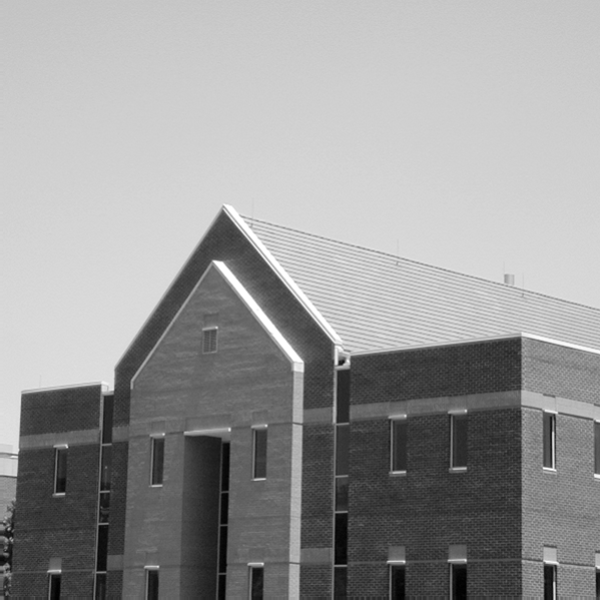
#> input picture machine vision/data/fig_house.png, 600 x 600 px, found by its file name
$ jupyter execute '边缘检测.ipynb'   (older library calls are emulated)
#> lines starting #> are read from the running program, lines starting #| are printed output that depends on the picture; after the words box and inside, x2 and y2 are one past the last pixel; in counts of white or black regions, pixels touching at a corner belong together
1. 边缘检测模板设计
* 读取图像
* 设计合理的卷积核，分别提取水平边缘和垂直边缘，并可视化出来
* 合并水平边缘和垂直边缘，并可视化出来

[cell 1]
# 代码写在这里
import cv2
import numpy as np
import matplotlib.pyplot as plt

# 读取图像
image = cv2.imread('F://My-study//machine vision//data//fig_house.png', cv2.IMREAD_GRAYSCALE)
#> image is the input picture: shape (600, 600); min 0, max 255, mean 152.8

# 设计卷积核
kernel_horizontal = np.array([[-1, -1, -1],
                             [ 0,  0,  0],
                             [ 1,  1,  1]])

kernel_vertical = np.array([[-1, 0, 1],
                           [-1, 0, 1],
                           [-1, 0, 1]])

# 提取水平边缘
horizontal_edges = cv2.filter2D(image, -1, kernel_horizontal)
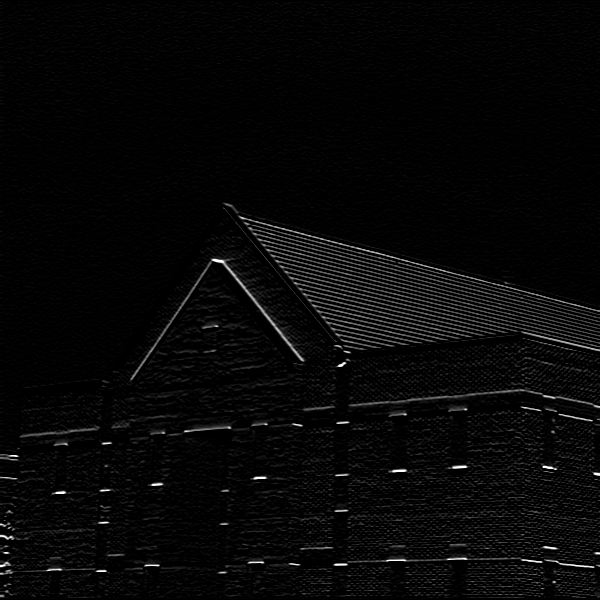
#> horizontal_edges: shape (600, 600); min 0, max 255, mean 7.3

# 提取垂直边缘
vertical_edges = cv2.filter2D(image, -1, kernel_vertical)

# 合并边缘
combined_edges = np.sqrt(horizontal_edges**2 + vertical_edges**2)
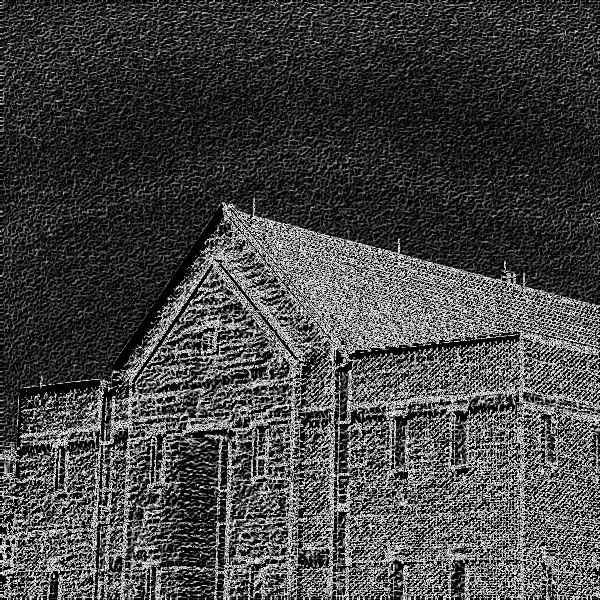
#> combined_edges: shape (600, 600) float16; min 0, max 15.91, mean 4.28; drawn with min black and max white
combined_edges = np.uint8(combined_edges)

# 可视化
plt.figure(figsize=(12, 8))

plt.subplot(2, 2, 1)
plt.imshow(image, cmap='gray')
plt.title('Original Image')

plt.subplot(2, 2, 2)
plt.imshow(horizontal_edges, cmap='gray')
plt.title('Horizontal Edges')

plt.subplot(2, 2, 3)
plt.imshow(vertical_edges, cmap='gray')
plt.title('Vertical Edges')

plt.subplot(2, 2, 4)
plt.imshow(combined_edges, cmap='gray')
plt.title('Combined Edges')

plt.tight_layout()
plt.show()
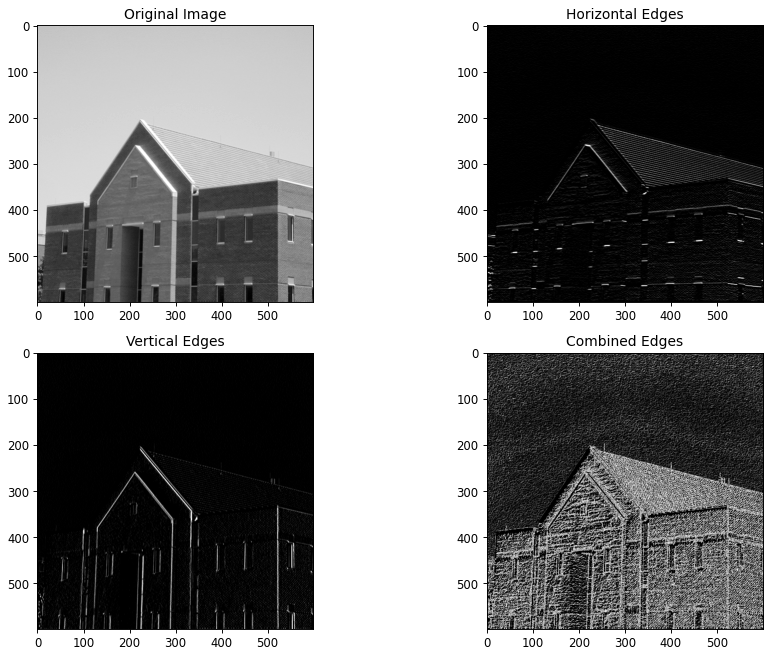
#> figure drawn by matplotlib, 4 panels

2. Canny边缘检测算法设计
* 读取图像
* 对图像平滑去噪处理
* Sobel边缘提取
* 非极大值抑制
* 双阈值处理
* 滞后边界跟踪
* 以上各步均要可视化结果

[cell 2]
# 代码写在这里
import cv2
import numpy as np
import matplotlib.pyplot as plt

# 读取图像
image = cv2.imread('F:/My-study/machine vision/data/fig_house.png', cv2.IMREAD_GRAYSCALE)

# 1. 图像平滑去噪
blurred = cv2.GaussianBlur(image, (5, 5), 1.4)

# 2. Sobel边缘提取
sobel_x = cv2.Sobel(blurred, cv2.CV_64F, 1, 0, ksize=3)
sobel_y = cv2.Sobel(blurred, cv2.CV_64F, 0, 1, ksize=3)
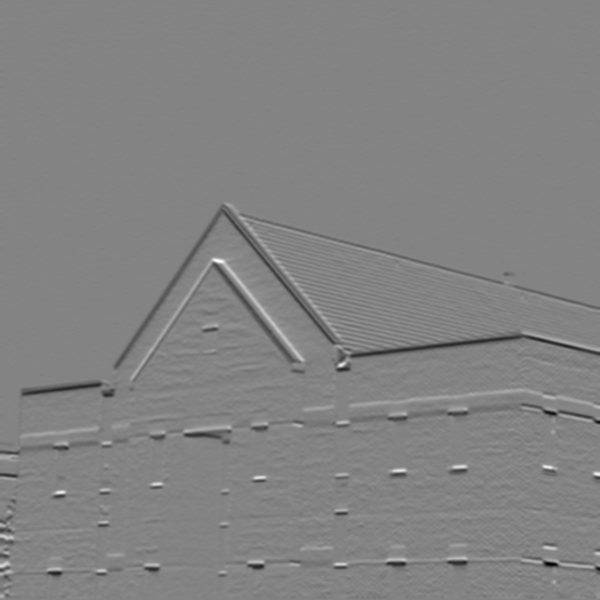
#> sobel_y: shape (600, 600) float64; min -351, max 330, mean -1.7; drawn with min black and max white
gradient_magnitude = np.sqrt(sobel_x**2 + sobel_y**2)
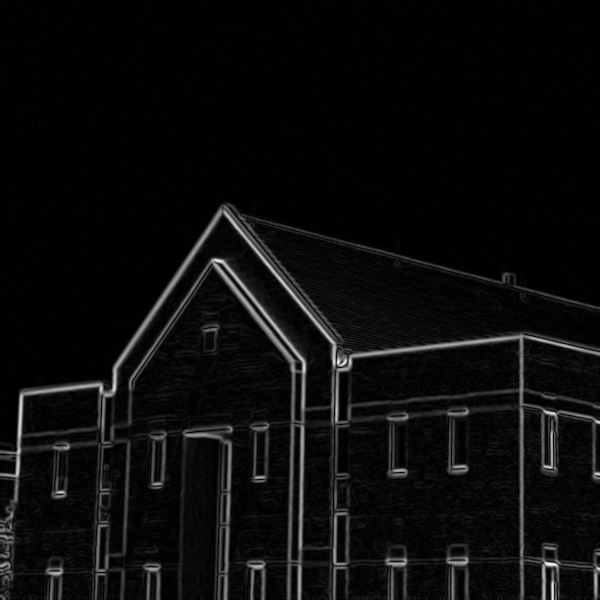
#> gradient_magnitude: shape (600, 600) float64; min 0, max 363.3, mean 17; drawn with min black and max white
gradient_direction = np.arctan2(sobel_y, sobel_x) * 180 / np.pi
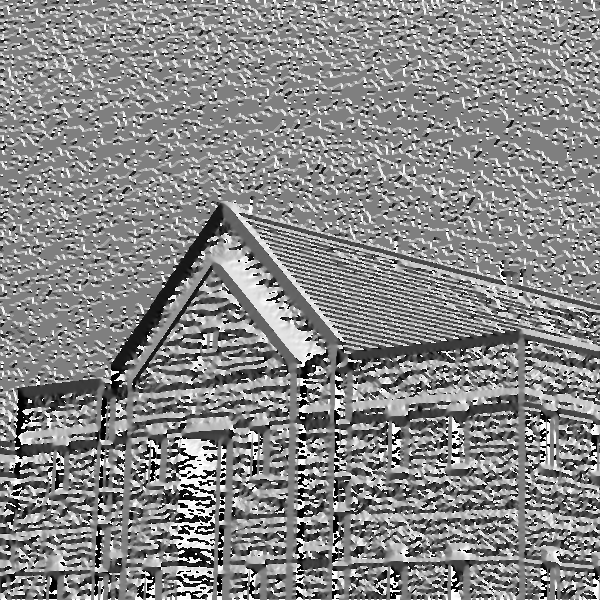
#> gradient_direction: shape (600, 600) float64; min -179.8, max 180, mean 11.5; drawn with min black and max white

# 3. 非极大值抑制
def non_max_suppression(mag, angle):
    height, width = mag.shape
#> height = 600; width = 600
    suppressed = np.zeros_like(mag)

    for i in range(1, height-1):
        for j in range(1, width-1):
            direction = angle[i, j]
            # 角度量化到0,45,90,135度
            if (0 <= direction < 22.5) or (157.5 <= direction <= 180):
                neighbor1 = mag[i, j+1]
                neighbor2 = mag[i, j-1]
            elif 22.5 <= direction < 67.5:
                neighbor1 = mag[i+1, j+1]
                neighbor2 = mag[i-1, j-1]
            elif 67.5 <= direction < 112.5:
                neighbor1 = mag[i+1, j]
                neighbor2 = mag[i-1, j]
            else:
                neighbor1 = mag[i+1, j-1]
                neighbor2 = mag[i-1, j+1]

            if mag[i, j] >= neighbor1 and mag[i, j] >= neighbor2:
                suppressed[i, j] = mag[i, j]
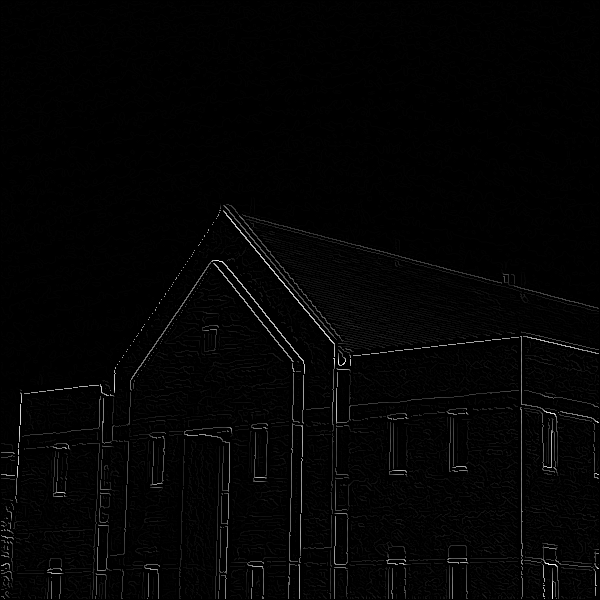
#> suppressed: shape (600, 600) float64; min 0, max 363.3, mean 5.6; drawn with min black and max white
    return suppressed

suppressed = non_max_suppression(gradient_magnitude, gradient_direction)

# 4. 双阈值处理
high_threshold = 0.15 * np.max(suppressed)
#> high_threshold = 54.5
low_threshold = 0.05 * np.max(suppressed)
#> low_threshold = 18.17

strong_edges = (suppressed >= high_threshold)
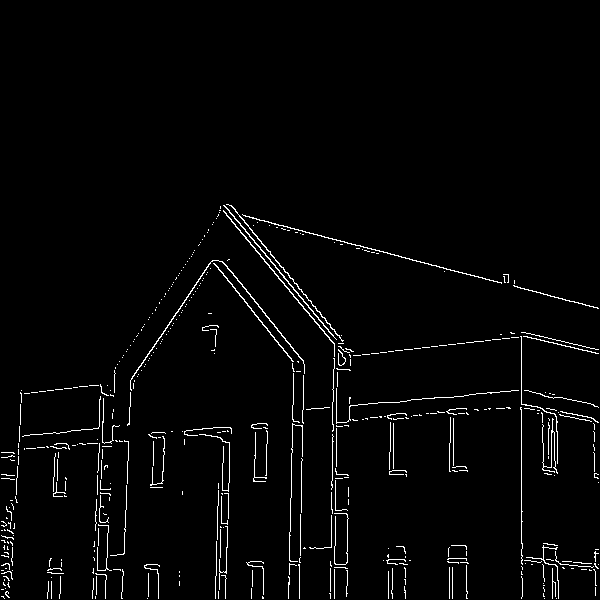
#> strong_edges: shape (600, 600) bool; 2.4% white in thin lines or dots, all inside (x1, y1, x2, y2) = (1, 204, 599, 599)
weak_edges = (suppressed >= low_threshold) & (suppressed < high_threshold)
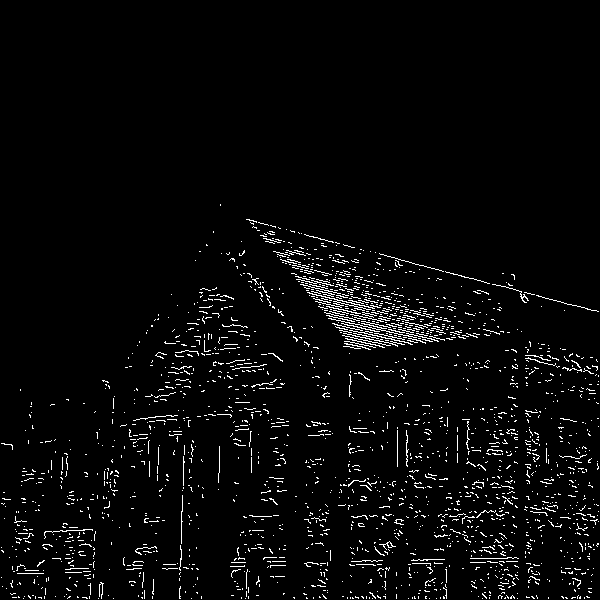
#> weak_edges: shape (600, 600) bool; 3.4% white in thin lines or dots, all inside (x1, y1, x2, y2) = (1, 204, 599, 599)

# 5. 滞后边界跟踪
def hysteresis(strong, weak):
    height, width = strong.shape
#> height = 600; width = 600
    result = np.zeros_like(strong)

    strong_pixels = np.argwhere(strong)
#> strong_pixels = 8740 pairs, first value 204 to 598, second value 1 to 598
    for i, j in strong_pixels:
        result[i, j] = 255
#> this loop made 8740 passes
#> (i, j) on passes 1 to 3: (204, 226), (204, 227), (204, 228)

    weak_pixels = np.argwhere(weak)
#> weak_pixels = 12115 pairs, first value 204 to 598, second value 1 to 598
    for i, j in weak_pixels:
        if np.any(strong[i-1:i+2, j-1:j+2]):
            result[i, j] = 255
#> this loop made 12115 passes
#> (i, j) on passes 1 to 3: (204, 220), (205, 220), (219, 246)
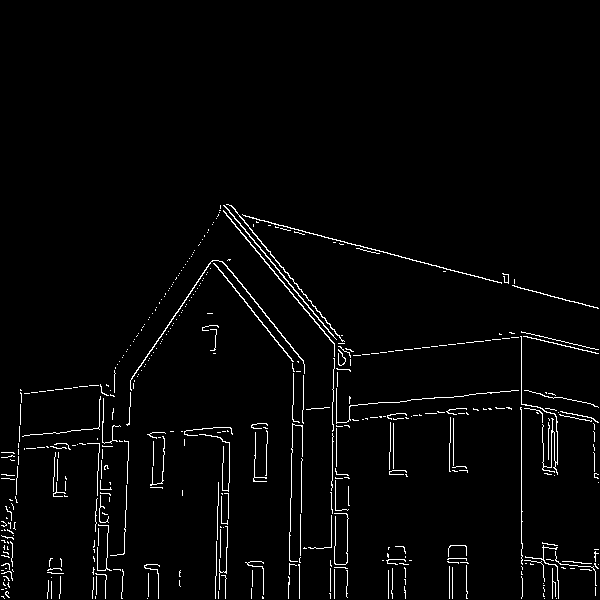
#> result: shape (600, 600) bool; 2.5% white in thin lines or dots, all inside (x1, y1, x2, y2) = (1, 204, 599, 599)
    return result

final_edges = hysteresis(strong_edges, weak_edges)

# 可视化
plt.figure(figsize=(15, 10))

plt.subplot(2, 3, 1)
plt.imshow(blurred, cmap='gray')
plt.title('Smoothed Image')

plt.subplot(2, 3, 2)
plt.imshow(gradient_magnitude, cmap='gray')
plt.title('Sobel Edges')

plt.subplot(2, 3, 3)
plt.imshow(suppressed, cmap='gray')
plt.title('Non-Max Suppression')

plt.subplot(2, 3, 4)
plt.imshow(strong_edges, cmap='gray')
plt.title('Strong Edges (High Threshold)')

plt.subplot(2, 3, 5)
plt.imshow(weak_edges, cmap='gray')
plt.title('Weak Edges (Low Threshold)')

plt.subplot(2, 3, 6)
plt.imshow(final_edges, cmap='gray')
plt.title('Final Canny Edges')

plt.tight_layout()
plt.show()
